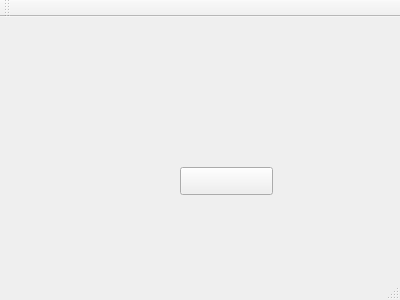
<?xml version="1.0" encoding="UTF-8"?>
<ui version="4.0">
 <class>MainWindow</class>
 <widget class="QMainWindow" name="MainWindow">
  <property name="geometry">
   <rect>
    <x>0</x>
    <y>0</y>
    <width>400</width>
    <height>300</height>
   </rect>
  </property>
  <property name="windowTitle">
   <string>MainWindow</string>
  </property>
  <widget class="QWidget" name="centralWidget">
   <widget class="QPushButton" name="startGame">
    <property name="geometry">
     <rect>
      <x>180</x>
      <y>150</y>
      <width>93</width>
      <height>28</height>
     </rect>
    </property>
    <property name="text">
     <string/>
    </property>
   </widget>
  </widget>
  <widget class="QMenuBar" name="menuBar">
   <property name="geometry">
    <rect>
     <x>0</x>
     <y>0</y>
     <width>400</width>
     <height>26</height>
    </rect>
   </property>
  </widget>
  <widget class="QToolBar" name="mainToolBar">
   <attribute name="toolBarArea">
    <enum>TopToolBarArea</enum>
   </attribute>
   <attribute name="toolBarBreak">
    <bool>false</bool>
   </attribute>
  </widget>
  <widget class="QStatusBar" name="statusBar"/>
 </widget>
 <layoutdefault spacing="6" margin="11"/>
 <resources/>
 <connections/>
</ui>
